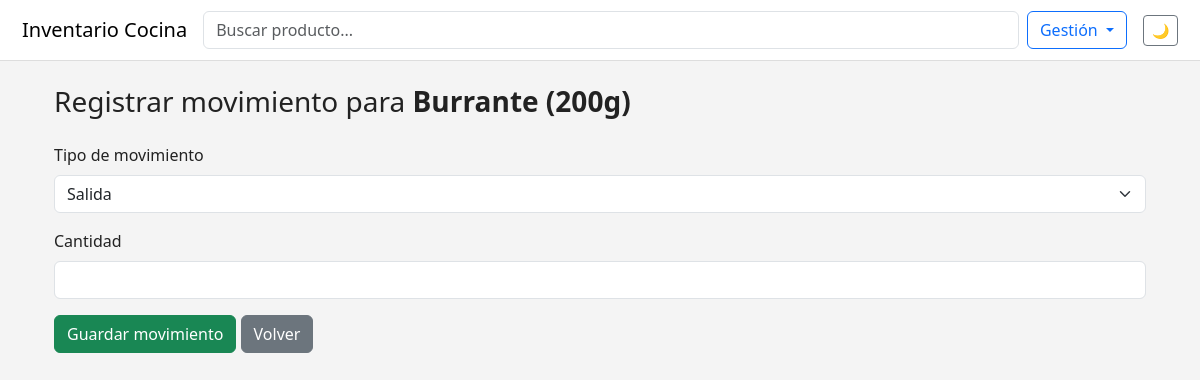
Page /movimientos/producto/16/movimiento on the earlier database version.
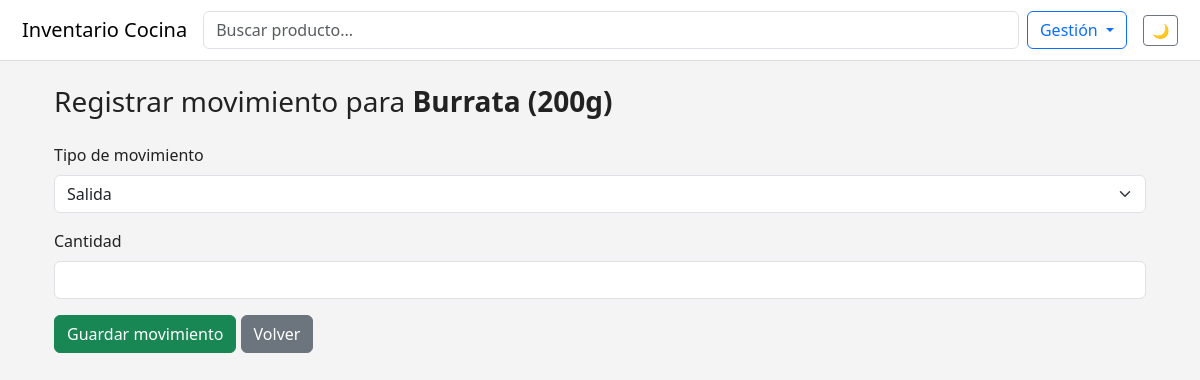
Same page on the later database version.
### app/models.py (models this page shows, shortened)
class Product(db.Model):
    id = db.Column(db.Integer, primary_key=True)
    nombre = db.Column(db.String(150), nullable=False)
    unidad = db.Column(db.String(30), nullable=False)
    cantidad = db.Column(db.Float, default=0)
    categoria = db.Column(db.String(50), nullable=True)
    ubicacion = db.Column(db.String(100), nullable=True)
    movimientos = db.relationship(
        "Movimiento",
        back_populates="producto",
        lazy="dynamic",
        cascade="all, delete-orphan",
    )

### app/movimientos/routes.py (the view, shortened to what this page needs)
@movimientos_bp.route("/producto/<int:product_id>/movimiento", methods=["GET", "POST"])
def registrar_movimiento_producto(product_id):
    producto = Product.query.get_or_404(product_id)
    return render_template("productos/movimiento.html", producto=producto)

### app/templates/productos/movimiento.html (shortened to what this page needs)
{% extends "base.html" %}
{% block content %}
<div class="container mt-4">
    <h3>Registrar movimiento para <strong>{{ producto.nombre }}</strong></h3>
    <form method="post" class="mt-4">
        <div class="mb-3">
            <label class="form-label">Tipo de movimiento</label>
            <select name="tipo" class="form-select" required>
                <option value="salida">Salida</option>
            </select>
        </div>
        <div class="mb-3">
            <label class="form-label">Cantidad</label>
            <input type="number" name="cantidad" step="0.1" min="0.1" class="form-control" required>
        </div>
        <button class="btn btn-success">Guardar movimiento</button>
        <a href="{{ url_for('productos.lista_productos') }}" class="btn btn-secondary">Volver</a>
    </form>
</div>
{% endblock content %}

Differences in the rows shown:
changed Product: nombre "Burrante (200g)" → "Burrata (200g)"
